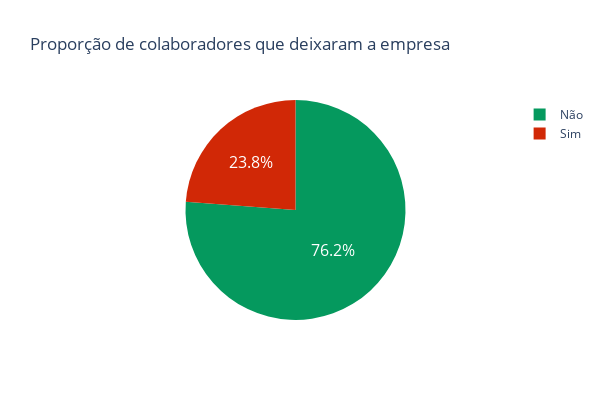

Notebook cell for this chart:
### Code cell
fig = px.pie(proporcao, values='deixou_empresa', names=['Não', 'Sim'], title='Proporção de colaboradores que deixaram a empresa')

fig.update_traces(marker=dict(colors=['#05995e', '#d12806']), textinfo='percent', textfont_size=16)

fig.update_layout(
    autosize=False,
    width=600,
    height=400
)

fig.show()

### Figure 1 — Plotly figure (JSON) as saved in the notebook; plotly's stock layout.template omitted (floating-point values rounded to 4 significant figures)
{"data": [{"domain": {"x": [0, 1], "y": [0, 1]}, "hovertemplate": "label=%{label}<br>deixou_empresa=%{value}<extra></extra>", "labels": ["Não", "Sim"], "legendgroup": "", "marker": {"colors": ["#05995e", "#d12806"]}, "name": "", "showlegend": true, "textfont": {"size": 16}, "textinfo": "percent", "type": "pie", "values": [76.19, 23.81]}], "layout": {"autosize": false, "height": 400, "legend": {"tracegroupgap": 0}, "title": {"text": "Proporção de colaboradores que deixaram a empresa"}, "width": 600}}
